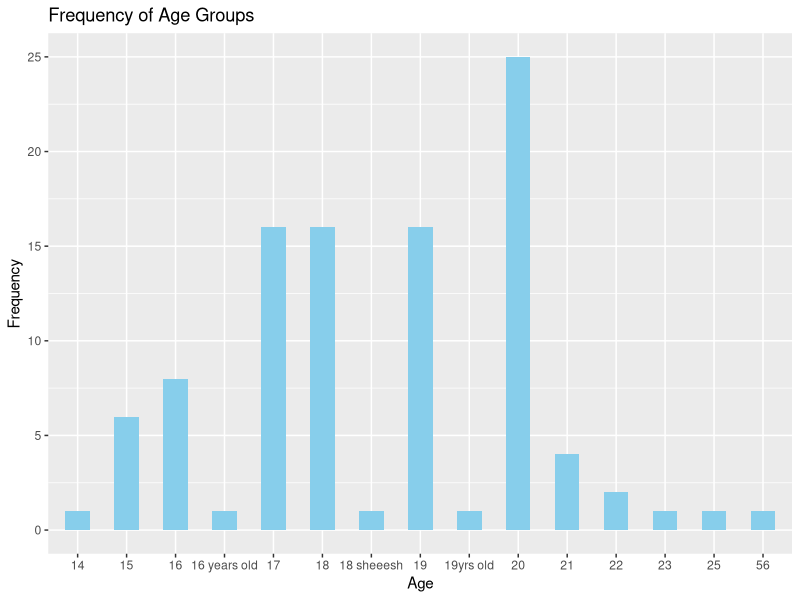
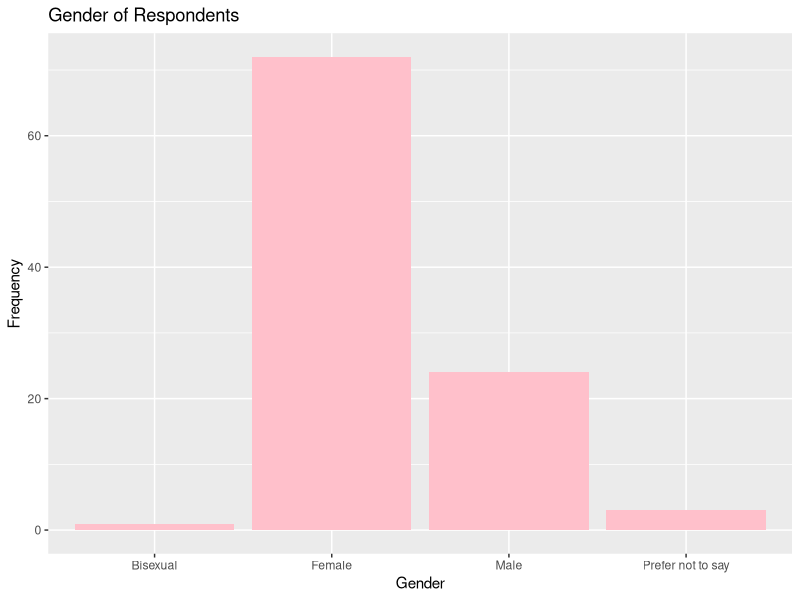
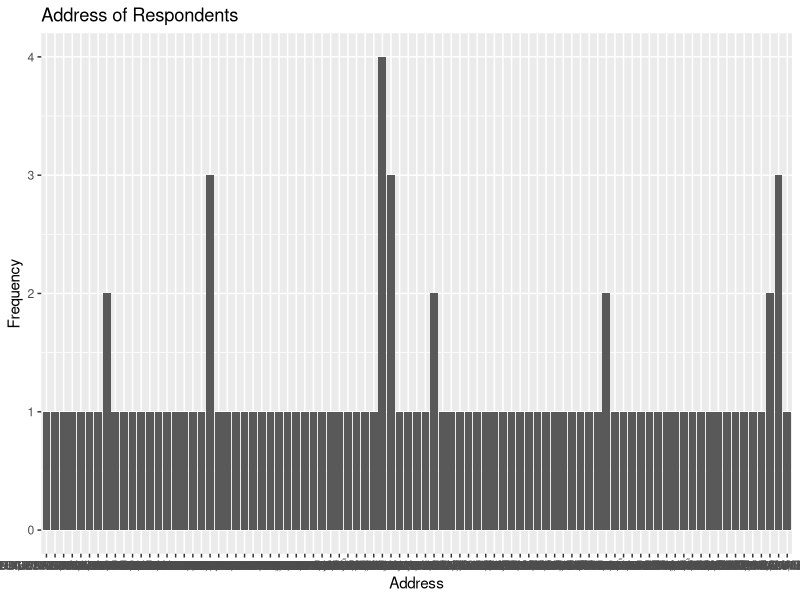

These charts were generated, in order, by the following R code:
## ---- chunk 1
knitr::opts_chunk$set(echo = TRUE)
## ---- chunk 2
library(readr)
library(ggplot2)
library(dplyr)
## ---- chunk 3
survey <- read_csv("Survey_ Understanding Student Engagement in Online Gaming.csv")
View(survey)
## ---- chunk 4
numeric_cols <- sapply(survey, is.numeric) 

survey_numeric <- survey[, numeric_cols]

col_means <- colMeans(survey_numeric)
col_means
## ---- chunk 5
age <- survey %>%
  mutate(Age = as.factor(Age)) %>%
  group_by(Age) %>%
  summarise(count = n())

# Plotting
ggplot(age, aes(x = Age, y = count)) +
  geom_bar(stat = "identity", fill = "skyblue", width = 0.5) +
  labs(x = "Age", y = "Frequency", title = "Frequency of Age Groups")
## ---- chunk 6
gender <- table(survey$Gender)
 gender<- as.data.frame(gender)
 gender
 
 
 ggplot(gender, aes(x = Var1, y = Freq)) +
  geom_bar(stat = "identity", fill = "pink") +  
  labs(title = "Gender of Respondents", x = "Gender", y = "Frequency")
## ---- chunk 7
address_data <- survey$Address 
addressdf <- data.frame(address = address_data)

addressdf$address <- toupper(trimws(addressdf$address))  

address_freq <- addressdf %>%
  group_by(address) %>%
  summarise(count = n()) %>%
  arrange(desc(count))
## ---- chunk 8
#Plotting
ggplot(address_freq, aes(x = factor(address), y = count)) +
  geom_bar(stat = "identity") +
  labs(title = "Address of Respondents", x = "Address", y = "Frequency") +
  theme(axis.text.x = element_text(angle =  , hjust =  ))
## ---- chunk 9
name_data <- survey$`Name (optional)`
namedf <- data.frame(name = name_data) 

namedf$name <- toupper(trimws(namedf$name))  


